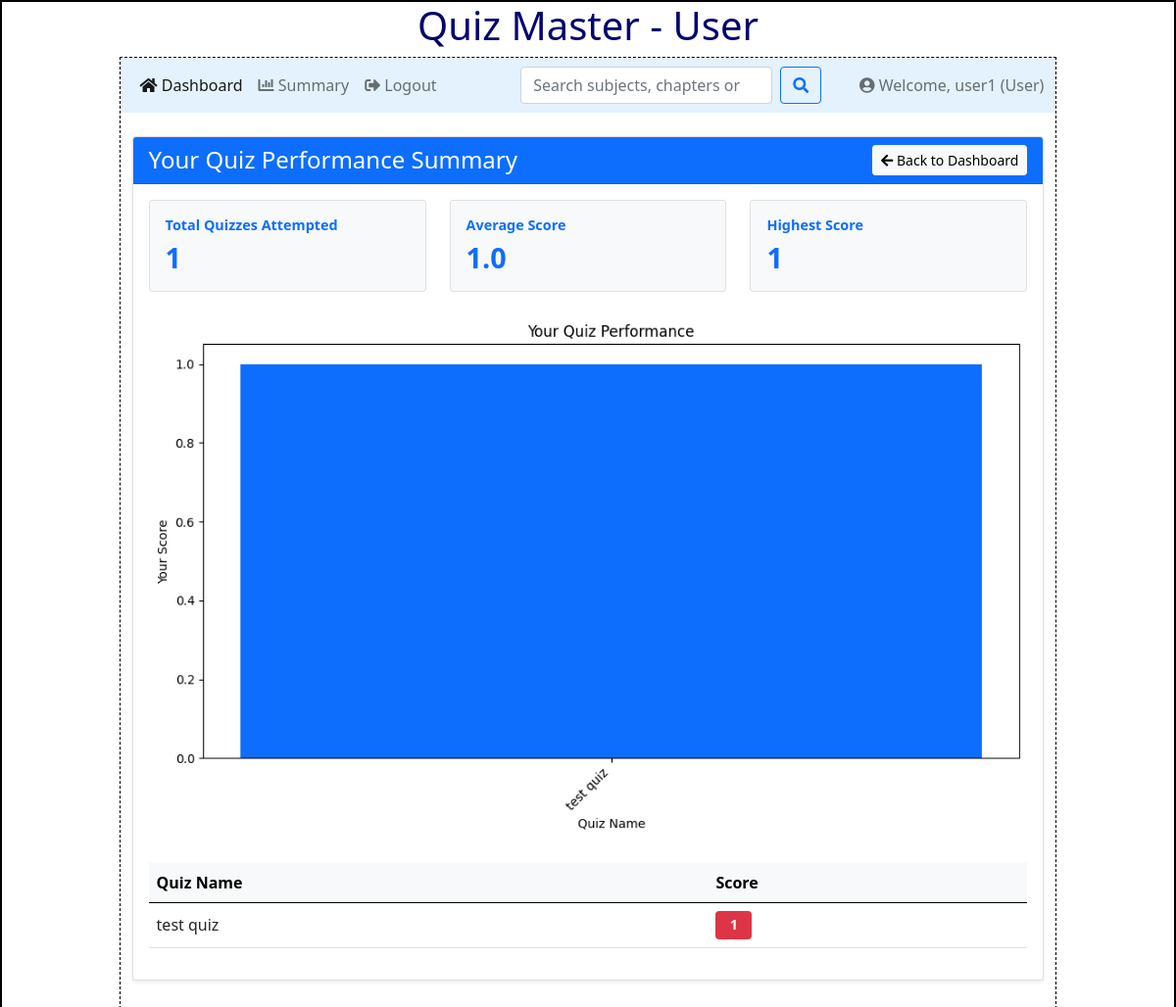
The app's page /user_summary/2 (signed in) with its own data.
### backend/models.py (models this page shows)
class User_Info(db.Model):
    __tablename__="user_info"
    id=db.Column(db.Integer,primary_key=True)
    email=db.Column(db.String,unique=True,nullable=False)
    password=db.Column(db.String,nullable=False)
    role=db.Column(db.Integer,default=1)
    full_name=db.Column(db.String,nullable=False)
    address=db.Column(db.String,nullable=False)
    pin_code=db.Column(db.Integer,nullable=False)
    scores = db.relationship("Score", cascade="all,delete", backref="user", lazy=True)

class Score(db.Model):
    __tablename__ = "score"
    id = db.Column(db.Integer, primary_key=True)
    user_id = db.Column(db.Integer, db.ForeignKey("user_info.id"), nullable=False)
    quiz_id = db.Column(db.Integer, db.ForeignKey("quiz.id"), nullable=False)
    total_scored = db.Column(db.Integer, nullable=False)
    time_stamp_of_attempt = db.Column(db.String, nullable=False)

class Quiz(db.Model):
    __tablename__ = "quiz"
    id = db.Column(db.Integer, primary_key=True)
    name = db.Column(db.String, nullable=False)
    date_of_quiz = db.Column(db.String, nullable=False)
    time_duration = db.Column(db.String, nullable=False)
    chapter_id = db.Column(db.Integer, db.ForeignKey("chapter.id"), nullable=False)
    questions = db.relationship("Question", cascade="all,delete", backref="quiz", lazy=True)
    scores = db.relationship("Score", cascade="all,delete", backref="quiz", lazy=True)

### backend/controllers.py (the view)
@app.route("/user_summary/<user_id>")
def user_summary(user_id):
    if 'user_type' not in session or str(session['user_id']) != str(user_id):
        return redirect(url_for('signin'))
    try:
        user = User_Info.query.get(user_id)
        if not user:
            return redirect(url_for('signin'))
        scores = db.session.query(
            Score,
            Quiz.name.label('quiz_name')
        ).join(Quiz).filter(Score.user_id == user_id).all()
        if not scores:
            return render_template("user/user_summary.html",
                                plot_url=None,
                                id=user_id,
                                name=user.full_name,
                                message="No quizzes attempted yet.")
        quiz_names = [score[1] for score in scores]  # Use index 1 for quiz_name
        user_scores = [score[0].total_scored for score in scores]  # Use score[0] for Score object
        plt.figure(figsize=(10, 6))
        plt.bar(range(len(quiz_names)), user_scores, color='#0d6efd')
        plt.xlabel("Quiz Name")
        plt.ylabel("Your Score")
        plt.title("Your Quiz Performance")
        plt.xticks(range(len(quiz_names)), quiz_names, rotation=45, ha='right')
        plt.tight_layout()
        img = io.BytesIO()
        plt.savefig(img, format='png', bbox_inches='tight')
        img.seek(0)
        plot_url = base64.b64encode(img.getvalue()).decode('utf8')
        plt.close()
        total_quizzes = len(scores)
        avg_score = sum(user_scores) / total_quizzes if total_quizzes > 0 else 0
        highest_score = max(user_scores) if user_scores else 0
        stats = {
            'total_quizzes': total_quizzes,
            'average_score': round(avg_score, 2),
            'highest_score': highest_score,
            'scores': list(zip(quiz_names, user_scores))
        }
        return render_template("user/user_summary.html",
                            plot_url=plot_url,
                            id=user_id,
                            name=user.full_name,
                            stats=stats)
    except Exception as e:
        print(f"Error generating user summary: {str(e)}")
        return render_template("user/user_summary.html",
                            id=user_id,
                            name=user.full_name if user else "",
                            error="Failed to generate summary. Please try again.")

### templates/user/user_summary.html (shortened to what this page needs)
{% extends "user/user_layout.html" %} {% block content %}
<div class="container py-4">
  <div class="row">
    <div class="col-12">
      <div class="card shadow-sm mb-4">
        <div
          class="card-header bg-primary text-white d-flex justify-content-between align-items-center"
        >
          <h4 class="m-0">Your Quiz Performance Summary</h4>
          <a href="/user/{{id}}/{{name}}" class="btn btn-light btn-sm">
            <i class="fas fa-arrow-left"></i> Back to Dashboard
          </a>
        </div>
        <div class="card-body">
          {% if error %}
          <div class="alert alert-danger" role="alert">{{ error }}</div>
          {% elif message %}
          <div class="alert alert-info" role="alert">{{ message }}</div>
          {% else %}
          <div class="row mb-4">
            <div class="col-md-4">
              <div class="stats-card bg-light p-3 rounded">
                <h5 class="text-primary mb-2">Total Quizzes Attempted</h5>
                <h3 class="m-0">{{ stats.total_quizzes }}</h3>
              </div>
            </div>
            <div class="col-md-4">
              <div class="stats-card bg-light p-3 rounded">
                <h5 class="text-primary mb-2">Average Score</h5>
                <h3 class="m-0">{{ stats.average_score }}</h3>
              </div>
            </div>
            <div class="col-md-4">
              <div class="stats-card bg-light p-3 rounded">
                <h5 class="text-primary mb-2">Highest Score</h5>
                <h3 class="m-0">{{ stats.highest_score }}</h3>
              </div>
            </div>
          </div>
          {% if plot_url %}
          <div class="text-center mb-4">
            <img
              alt="Quiz Performance Graph"
              class="img-fluid rounded"
              style="max-width: 100%; height: auto"
            />
          </div>
          {% endif %}
          {% if stats.scores %}
          <div class="table-responsive">
            <table class="table table-hover">
              <thead class="table-light">
                <tr>
                  <th>Quiz Name</th>
                  <th>Score</th>
                </tr>
              </thead>
              <tbody>
                {% for quiz_name, score in stats.scores %}
                <tr>
                  <td>{{ quiz_name }}</td>
                  <td>
                    <span
                      class="badge bg-{{ 'success' if score >= 80 else 'warning' if score >= 60 else 'danger' }}"
                    >
                      {{ score }}
                    </span>
                  </td>
                </tr>
                {% endfor %}
              </tbody>
            </table>
          </div>
          {% endif %} {% endif %}
        </div>
      </div>
    </div>
  </div>
</div>
{% endblock %}

### templates/user/user_layout.html (shortened to what this page needs)
<!DOCTYPE html>
<html>
  <head>
    <link rel="stylesheet" href="/static/styles/main.css" />
    <link
      href="https://cdn.jsdelivr.net/npm/bootstrap@5.0.2/dist/css/bootstrap.min.css"
      rel="stylesheet"
    />
    <link
      href="https://cdnjs.cloudflare.com/ajax/libs/font-awesome/5.15.4/css/all.min.css"
      rel="stylesheet"
    />
  </head>
  <body>
    <div class="my_container">
      <div class="center"><h1>Quiz Master - User</h1></div>
      <div class="my_panel">
        <nav
          class="navbar navbar-expand-lg navbar-light"
          style="background-color: #e3f2fd"
        >
          <div class="container-fluid">
            <div class="collapse navbar-collapse" id="navbarText">
              <ul class="navbar-nav me-auto mb-2 mb-lg-0">
                <li class="nav-item">
                  <a class="nav-link active" href="/user/{{id}}/{{name}}">
                    <i class="fas fa-home"></i> Dashboard
                  </a>
                </li>
                <li class="nav-item">
                  <a class="nav-link" href="/user_summary/{{id}}">
                    <i class="fas fa-chart-bar"></i> Summary
                  </a>
                </li>
                <li class="nav-item">
                  <a class="nav-link" href="/login">
                    <i class="fas fa-sign-out-alt"></i> Logout
                  </a>
                </li>
              </ul>
              <form
                class="d-flex mx-auto"
                method="POST"
                action="/user_search/{{id}}/{{name}}"
              >
                <input
                  class="form-control me-2"
                  type="search"
                  placeholder="Search subjects, chapters or quizzes..."
                  name="search_text"
                  required
                />
                <button class="btn btn-outline-primary" type="submit">
                  <i class="fas fa-search"></i>
                </button>
              </form>
              <span class="navbar-text">
                <i class="fas fa-user-circle"></i> Welcome, {{name}} (User)
              </span>
            </div>
          </div>
        </nav>
        {% block content %}{% endblock %}
      </div>
    </div>
  </body>
</html>

### static/styles/main.css (style rules this page uses)
* { margin:0px; }
.my_container { border: 2px solid black; }
.my_panel { width: 80%; margin: auto; height: auto; border: 1px dashed black; }
.center { text-align: center; margin: auto; color: rgb(5,5,110) }

### templates/user/user_summary.html (style rules this page uses)
.stats-card { transition: all 0.3s ease; border: 1px solid rgba(0, 0, 0, 0.1); }
.stats-card h5 { font-size: 0.9rem; font-weight: 600; color: #6c757d; }
.stats-card h3 { font-size: 1.8rem; font-weight: 700; color: #0d6efd; }
.badge { font-size: 0.9rem; padding: 0.5em 1em; }
.table th { font-weight: 600; }
.table td { vertical-align: middle; }

### records on screen
User_Info: full_name "user1"
Score: name "test quiz", total_scored "1"

### other values on screen
{{ stats.total_quizzes }} "1"
{{ stats.average_score }} "1.0"
{{ stats.highest_score }} "1"
